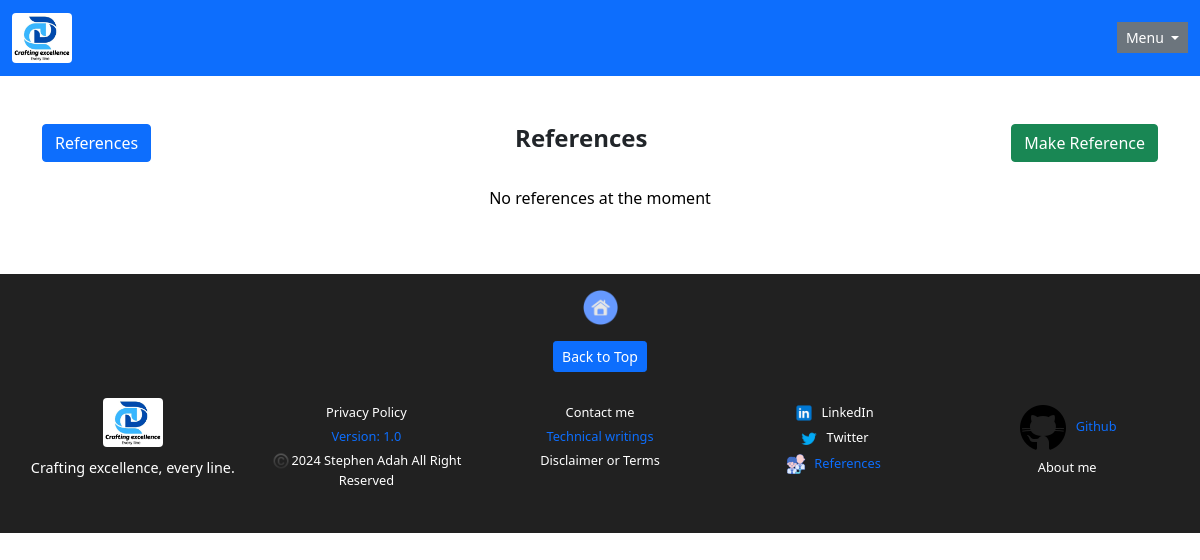
The app's page /references/view, older data.
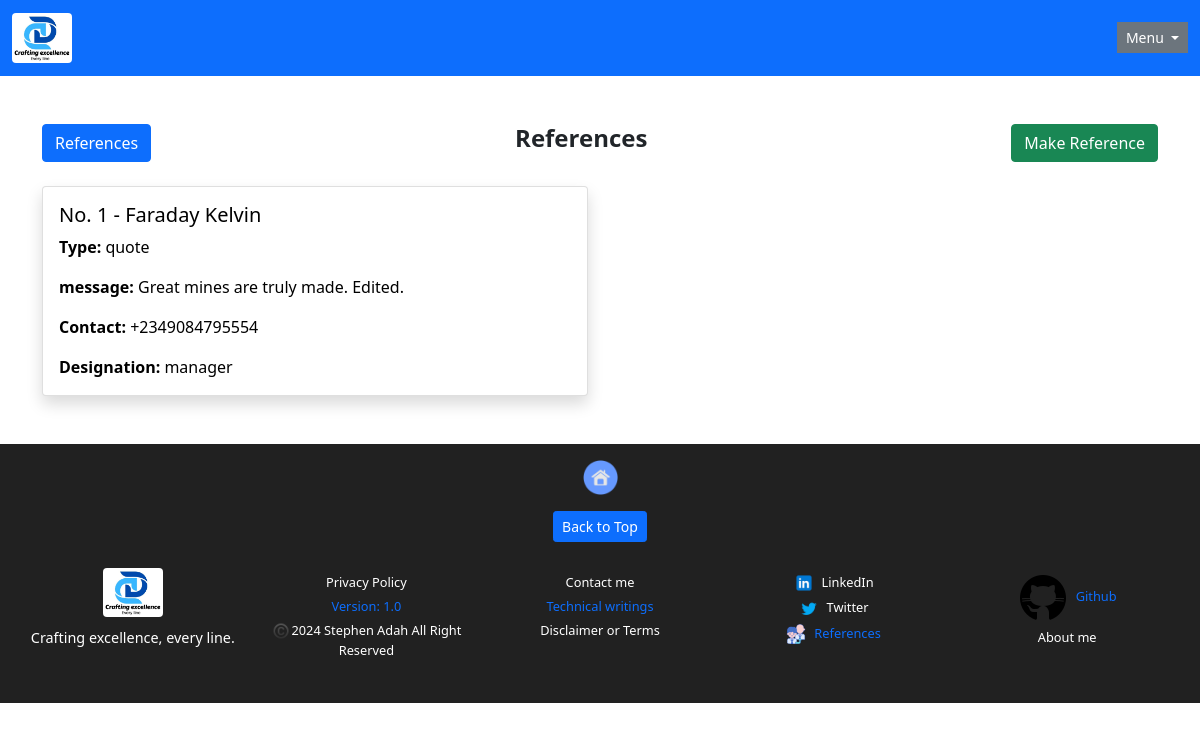
The same page, newer data.
### app/models/reference.py (models this page shows, shortened)
class Reference(db.Model):
    __tablename__ = 'reference'
    reference_id: Mapped[str] = mapped_column(
            String(length=36), primary_key=True, default=lambda: str(uuid4())
    )
    date_created: Mapped[datetime] = mapped_column(
        DateTime, default=datetime.utcnow
    )
    date_updated: Mapped[datetime] = mapped_column(
        DateTime, default=datetime.utcnow, onupdate=datetime.utcnow
    )
    reference_type: Mapped[str] = mapped_column(
        String(length=50), unique=False
    )
    message: Mapped[str] = mapped_column(Text)
    reference_link: Mapped[Optional[str]] = mapped_column(
        String(length=255), unique=False
    )
    contact: Mapped[Optional[str]] = mapped_column(
        String(length=100), unique=False
    )
    name: Mapped[str] = mapped_column(
        String(length=100), unique=False
    )
    designation: Mapped[str] = mapped_column(
        String(length=50), unique=False
    )

### app/routes/references.py (the view)
@references_bp.route("/references/view", methods=['GET'], strict_slashes=False)
def view_references():
    references = Reference.query.all()
    return render_template('view_references.html', references=references)

### app/routes/afterRequest.py (called while the page is built)
def refresh_expiring_jwts(response):
    try:
        exp_timestamp = get_jwt()["exp"]
        now = datetime.now(timezone.utc)
        target_timestamp = datetime.timestamp(now + timedelta(minutes=30))
        if target_timestamp > exp_timestamp:
            access_token = create_access_token(identity=get_jwt_identity())
            set_access_cookies(response, access_token)
        return response
    except (RuntimeError, KeyError):
        return response

### app/templates/view_references.html (shortened to what this page needs)
{% extends "base.html" %}
{% block content %}
<div class="container my-5">
   <nav class="d-flex justify-content-between align-items-center mb-4">
      <a href="{{ url_for('main.references.view_references') }}" class="btn btn-primary">References</a>
      <h1 class="h4 fw-bold text-center text-dark" >References</h1>
      <a href="{{ url_for('main.references.create_reference') }}" class="btn btn-success">Make Reference</a>
   </nav>
   <div class="row row-cols-1 row-cols-md-2 g-4">
   {% if references %}
    {% for reference in references[::-1] %}
     <div class="col">
        <div class="card h-100 shadow">
           <div class="card-body">
             <h5 class="card-title">No. {{ loop.index }} - {{ reference.name }}</h5>
             <p class="card-text"><strong>Type:</strong> {{ reference.reference_type }}</p>
             <p class="card-text"><strong>message:</strong> {{ reference.message }}</p>
             {% if reference.contact %}
             <p class="card-text"><strong>Contact:</strong> {{ reference.contact }}</p>
             {% endif %}
             <p class="card-text"><strong>Designation:</strong> {{ reference.designation }}</p>
           </div>
        </div>
     </div>
    {% endfor %}
   {% else %}
     <div class="container justify-content-center">
        <p class="text-center"> No references at the moment </p>
     </div>
   {% endif %}
   </div>
</div>
{% endblock %}

### app/templates/base.html (shortened to what this page needs)
<!doctype html>
<html lang="en">
  <head>
    <link href="https://cdn.jsdelivr.net/npm/bootstrap@5.0.2/dist/css/bootstrap.min.css" rel="stylesheet">
    <link rel="stylesheet" href="{{url_for('static', filename='css/styles.css')}}">
  </head>
  <body>
    <nav class="navbar navbar-expand-sm navbar-dark bg-primary">
       <div class="container-fluid">
               <a class="navbar-brand" href="{{ url_for('main.auth.login') }}"><img src="{{ url_for('static', filename='images/logo_port.png') }}" alt="Logo" class="img-fluid rounded" style="width: 60px;"></a>
	  <div class="collapse navbar-collapse" id="navbarSupportedContent">
            <div class="dropdown ms-auto bg-secondary">
	       <button class="btn btn-secondary btn-sm dropdown-toggle" type="button" id="dropdownMenuButton1" data-bs-toggle="dropdown" aria-expanded="false">
                  Menu
               </button>
            </div>
          </div>
       </div>
    </nav>
      <section>
       {% block content %}
       {% endblock %}
    </section>
  </body>
  <footer >
          <p><a href="{{ url_for('main.home.home_page') }}", class="text-primary" title="Return to Home Page"><img src="{{ url_for('static', filename='images/home.png') }}" alt="home page icon" class="img-fluid rounded" style="width: 35px; height: 35px;"></a></p>
   <p><a href="#" class="btn btn-primary btn-sm back-to-top" role="button">Back to Top</a></p>
   <div class="footer-container">
    <div class="footer-section">
        <img src="{{ url_for('static', filename='images/logo_port.png') }}" alt="Logo" class="img-fluid rounded" style="width: 60px;">
        <p class="footer-mantra">Crafting excellence, every line.</p>
    </div>
    <div class="footer-section">
      <ul>
        <li><a href="{{ url_for('main.privacy_policy.privacy_policy_page') }}">Privacy Policy</a></li>
        <li class="text-primary">Version: 1.0</li>
        <li><img src="{{ url_for('static', filename='images/copy_right.png') }}" alt="copy right icon" class="img-fluid rounded" style="width: 20px; height: 20px;">2024 Stephen Adah All Right Reserved</li>
      </ul>
    </div>
    <div class="footer-section">
      <ul>
        <li><a href="{{ url_for('main.contacts.create_contact_message') }}">Contact me</a></li>
        <li><a href="{{ url_for('main.tech_writings.view_writings') }}", class="text-primary">Technical writings</a></li>
        <li><a href="{{ url_for('main.disclaimer_or_terms.disclaimer_or_terms_page') }}">Disclaimer or Terms</a></li>
      </ul>
    </div>
    <div class="footer-section">
      <ul>
         <li><a href="https://www.linkedin.com/in/stephen-adah-se-74614b145" target="_blank"><img src="{{ url_for('static', filename="images/icons8-linkedin-50.png") }}" alt="linkedin icon" class="img-fluid rounded me-2" style="width: 20px; height: 20px;">LinkedIn</a></li>
         <li><a href="https://www.twitter.com/Elbest2018" target="_blank"><img src="{{ url_for('static', filename="images/icons8-twitter-48.png") }}" alt="twitter icon" class="img-fluid rounded me-2" style="width: 20px; height: 20px;">Twitter</a></li>
         <li><a href="{{ url_for('main.references.view_references') }}", class="text-primary"><img src="{{ url_for('static', filename="images/icons8-reference-64.png") }}" alt="ref icon" class="img-fluid rounded me-2" style="width: 20px; height: 20px;">References</a></li>
      </ul>
    </div>
    <div class="footer-section">
      <ul>
        <li><a href="https://github.com/LeaderSteve84" target="_blank", class="text-primary"><img src="{{ url_for('static', filename="images/icons8-github-50.png") }}" alt="github icon" class="img-fluid rounded me-2" style="width: 50px; height: 50px;">Github</a></li>
        <li><a href="{{ url_for('main.about.about_page') }}">About me</a></li>
      </ul>
    </div>
   </div>
  </footer>
</html>

### app/static/css/styles.css (style rules this page uses)
footer { background-color: #212121; color: white; text-align: center; font-size: 0.8rem; padding: 1rem; }
footer ul { list-style: none; padding: 0; }
footer ul li { font-size: 0.8rem; margin-bottom: 0.5rem; }
.footer-mantra { font-size: 0.9rem; margin-top: 0.2rem; color: white; }
.footer-container { display: flex; flex-wrap: wrap; justify-content: space-around; align-items: flex-start; max-width: 1200px; margin: 0 auto; }
.footer-section { flex: 1 1 200px; margin: 10px; }
.footer-section ul { list-style: none; padding: 0; }
.footer-section ul li { margin: 5px 0; }
.footer-section ul li a { color: white; text-decoration: none; transition: color 0.3s; }
.footer-section p { margin: 10px 0; }

### app/templates/base.html (style rules this page uses)
body { background-color: white; color: black; }

Row changes from the older to the newer data that the page shows:
added Reference: name "Faraday Kelvin", reference_type "quote", message "Great mines are truly made. Edited.", contact "+2349084795554", designation "manager"
Text that changed along with them:
text no longer shown: "No references at the moment"
